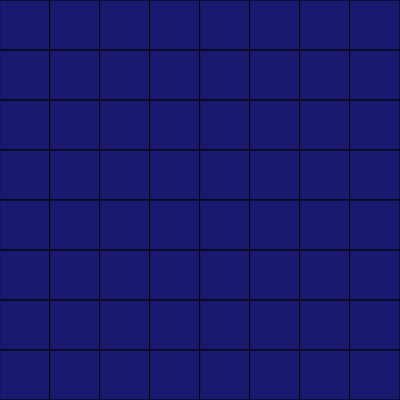
Frame 1 (no input)
Frame 60 (no input): identical to frame 1, image omitted
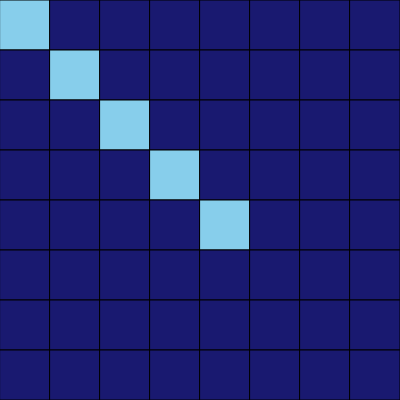
Frame 120 (the mouse pressed at the canvas centre since frame 60)

The p5.js sketch that drew these frames (run headless with seeded random() and noise() and a simulated clock; from frame 60 on, the mouse is pressed at the canvas centre):

// p5.js sketch
// ── sketch.js
function setup() {
  createCanvas(400, 400);
}

let cur_index = 0;
const undo_stack = [0n];
function push_state(state) {
  undo_stack[++cur_index] = state;
}
function push_state_safe(state) {
  if (state != undo_stack[cur_index]) push_state(state);
}
function undo() {
  if (cur_index > 0) cur_index--;
}
function redo() {
  if (cur_index < undo_stack.length - 1) cur_index++;
}
function blast() {
  const cur_state = undo_stack[cur_index];
  const mask = masks
    .filter((mask) => (mask & cur_state) == mask)
    .reduce((initial, mask) => initial | mask);
  push_state_safe(cur_state ^ mask);
}
const COLUMN_MASK = 0x0101010101010101n;
const masks = [].concat(
  Array.from({ length: 8 }, (_, i) => 255n << (8n * BigInt(i))),
  Array.from({ length: 8 }, (_, i) => COLUMN_MASK << BigInt(i))
);

function inBounds(x, y) {
  return x >= 0 && x < width && y >= 0 && y < height;
}

let draw_mask = 0n;
function draw() {
  background("white");
  const cur_state = undo_stack[cur_index];
  for (let i = 0; i < 8; i++) {
    for (let j = 0; j < 8; j++) {
      const c = 1n << (BigInt(i) * 8n + BigInt(j));
      fill("midnightblue");
      if (cur_state & c) {
        fill("red");
        if (
          masks
            .filter((mask) => (mask & cur_state) == mask)
            .some((mask) => mask & c)
        )
          fill("magenta");
      }
      if (draw_mask & c) fill("skyblue");
      rect(j * 50, i * 50, 50, 50);
    }
  }
  if (mouseIsPressed && mouseButton === LEFT) {
    let x = pmouseX;
    let y = pmouseY;
    const dx = mouseX - x;
    const dy = mouseY - y;
    let d = Math.sqrt(dx * dx + dy * dy);
    if (d == 0) d = 1;
    for (let t = 0; t <= d; t += 0.01)
      if (inBounds(x + (dx / d) * t, y + (dy / d) * t)) {
        const col = Math.floor((x + (dx / d) * t) / 50);
        const r = Math.floor((y + (dy / d) * t) / 50);
        draw_mask |= 1n << (BigInt(r) * 8n + BigInt(col));
      }
  }
  if (!mouseIsPressed && draw_mask != 0n) {
    if ((cur_state & draw_mask) == draw_mask) {
      push_state_safe(cur_state ^ draw_mask);
    } else {
      push_state_safe(cur_state | draw_mask);
    }
    draw_mask = 0n;
  }
}

// ── style.css
html,
body {
  margin: 0;
  padding: 0;
}
canvas {
  display: block;
  touch-action: none;
  margin: auto;
}
